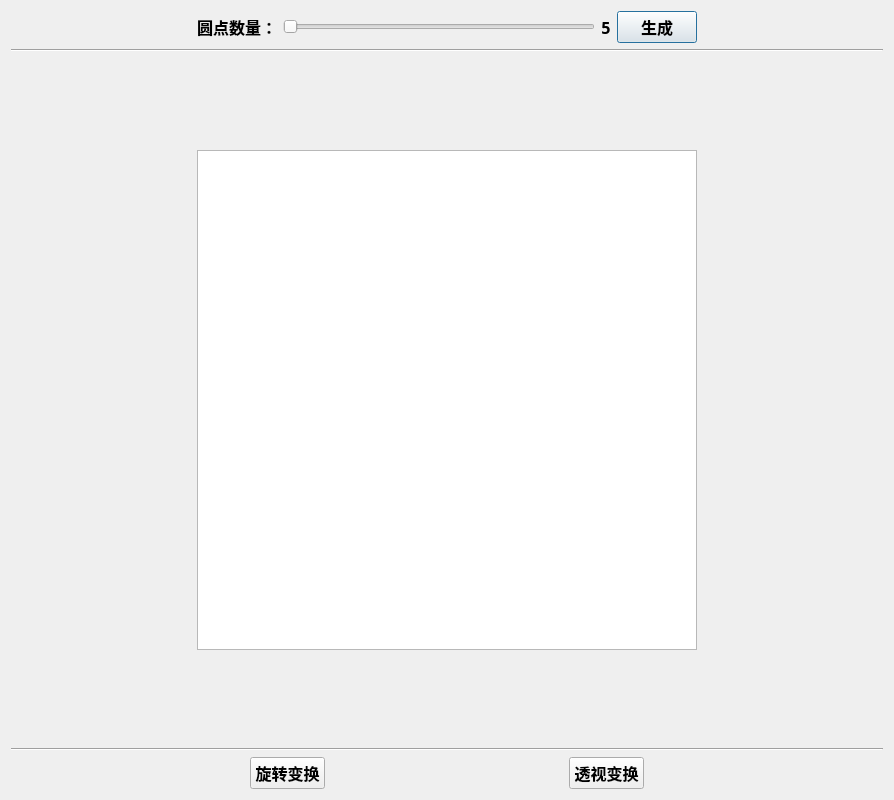
<?xml version="1.0" encoding="UTF-8"?>
<ui version="4.0">
 <class>CVtest</class>
 <widget class="QDialog" name="CVtest">
  <property name="geometry">
   <rect>
    <x>0</x>
    <y>0</y>
    <width>894</width>
    <height>800</height>
   </rect>
  </property>
  <property name="minimumSize">
   <size>
    <width>800</width>
    <height>800</height>
   </size>
  </property>
  <property name="maximumSize">
   <size>
    <width>1000</width>
    <height>1000</height>
   </size>
  </property>
  <property name="font">
   <font>
    <family>微软雅黑</family>
    <pointsize>12</pointsize>
    <weight>75</weight>
    <bold>true</bold>
   </font>
  </property>
  <property name="windowTitle">
   <string>CVtest生成器</string>
  </property>
  <layout class="QGridLayout" name="gridLayout">
   <item row="1" column="0" colspan="3">
    <widget class="Line" name="line">
     <property name="orientation">
      <enum>Qt::Horizontal</enum>
     </property>
    </widget>
   </item>
   <item row="2" column="1">
    <spacer name="verticalSpacer">
     <property name="orientation">
      <enum>Qt::Vertical</enum>
     </property>
     <property name="sizeHint" stdset="0">
      <size>
       <width>20</width>
       <height>29</height>
      </size>
     </property>
    </spacer>
   </item>
   <item row="0" column="1">
    <layout class="QHBoxLayout" name="horizontalLayout_2">
     <item>
      <widget class="QLabel" name="label">
       <property name="enabled">
        <bool>true</bool>
       </property>
       <property name="minimumSize">
        <size>
         <width>0</width>
         <height>30</height>
        </size>
       </property>
       <property name="maximumSize">
        <size>
         <width>16777215</width>
         <height>30</height>
        </size>
       </property>
       <property name="font">
        <font>
         <family>微软雅黑</family>
         <pointsize>12</pointsize>
         <weight>75</weight>
         <bold>true</bold>
        </font>
       </property>
       <property name="text">
        <string>圆点数量：</string>
       </property>
       <property name="textFormat">
        <enum>Qt::AutoText</enum>
       </property>
       <property name="alignment">
        <set>Qt::AlignCenter</set>
       </property>
       <property name="buddy">
        <cstring>horizontalSlider</cstring>
       </property>
      </widget>
     </item>
     <item>
      <widget class="QSlider" name="horizontalSlider">
       <property name="minimumSize">
        <size>
         <width>0</width>
         <height>30</height>
        </size>
       </property>
       <property name="maximumSize">
        <size>
         <width>16777215</width>
         <height>30</height>
        </size>
       </property>
       <property name="maximum">
        <number>10</number>
       </property>
       <property name="orientation">
        <enum>Qt::Horizontal</enum>
       </property>
      </widget>
     </item>
     <item>
      <widget class="QLabel" name="label_number">
       <property name="font">
        <font>
         <family>得意黑</family>
         <pointsize>12</pointsize>
         <weight>75</weight>
         <bold>true</bold>
        </font>
       </property>
       <property name="text">
        <string>5</string>
       </property>
       <property name="alignment">
        <set>Qt::AlignCenter</set>
       </property>
      </widget>
     </item>
     <item>
      <widget class="QPushButton" name="pushButton">
       <property name="text">
        <string>生成</string>
       </property>
      </widget>
     </item>
    </layout>
   </item>
   <item row="5" column="1">
    <widget class="QGraphicsView" name="graphicsView">
     <property name="enabled">
      <bool>true</bool>
     </property>
     <property name="minimumSize">
      <size>
       <width>500</width>
       <height>500</height>
      </size>
     </property>
     <property name="maximumSize">
      <size>
       <width>500</width>
       <height>500</height>
      </size>
     </property>
     <property name="mouseTracking">
      <bool>true</bool>
     </property>
     <property name="alignment">
      <set>Qt::AlignCenter</set>
     </property>
    </widget>
   </item>
   <item row="5" column="0">
    <spacer name="horizontalSpacer">
     <property name="orientation">
      <enum>Qt::Horizontal</enum>
     </property>
     <property name="sizeHint" stdset="0">
      <size>
       <width>179</width>
       <height>671</height>
      </size>
     </property>
    </spacer>
   </item>
   <item row="5" column="2">
    <spacer name="horizontalSpacer_2">
     <property name="orientation">
      <enum>Qt::Horizontal</enum>
     </property>
     <property name="sizeHint" stdset="0">
      <size>
       <width>179</width>
       <height>697</height>
      </size>
     </property>
    </spacer>
   </item>
   <item row="6" column="0" colspan="3">
    <layout class="QVBoxLayout" name="verticalLayout">
     <item>
      <spacer name="verticalSpacer_2">
       <property name="orientation">
        <enum>Qt::Vertical</enum>
       </property>
       <property name="sizeHint" stdset="0">
        <size>
         <width>20</width>
         <height>40</height>
        </size>
       </property>
      </spacer>
     </item>
     <item>
      <widget class="Line" name="line_2">
       <property name="orientation">
        <enum>Qt::Horizontal</enum>
       </property>
      </widget>
     </item>
     <item>
      <layout class="QHBoxLayout" name="horizontalLayout">
       <item>
        <spacer name="horizontalSpacer_3">
         <property name="orientation">
          <enum>Qt::Horizontal</enum>
         </property>
         <property name="sizeHint" stdset="0">
          <size>
           <width>40</width>
           <height>20</height>
          </size>
         </property>
        </spacer>
       </item>
       <item>
        <widget class="QPushButton" name="pushButton_3">
         <property name="minimumSize">
          <size>
           <width>75</width>
           <height>0</height>
          </size>
         </property>
         <property name="maximumSize">
          <size>
           <width>75</width>
           <height>16777215</height>
          </size>
         </property>
         <property name="text">
          <string>旋转变换</string>
         </property>
        </widget>
       </item>
       <item>
        <spacer name="horizontalSpacer_5">
         <property name="orientation">
          <enum>Qt::Horizontal</enum>
         </property>
         <property name="sizeHint" stdset="0">
          <size>
           <width>200</width>
           <height>20</height>
          </size>
         </property>
        </spacer>
       </item>
       <item>
        <widget class="QPushButton" name="pushButton_2">
         <property name="minimumSize">
          <size>
           <width>75</width>
           <height>0</height>
          </size>
         </property>
         <property name="maximumSize">
          <size>
           <width>75</width>
           <height>16777215</height>
          </size>
         </property>
         <property name="text">
          <string>透视变换</string>
         </property>
        </widget>
       </item>
       <item>
        <spacer name="horizontalSpacer_4">
         <property name="orientation">
          <enum>Qt::Horizontal</enum>
         </property>
         <property name="sizeHint" stdset="0">
          <size>
           <width>40</width>
           <height>20</height>
          </size>
         </property>
        </spacer>
       </item>
      </layout>
     </item>
    </layout>
   </item>
  </layout>
 </widget>
 <resources/>
 <connections/>
</ui>
